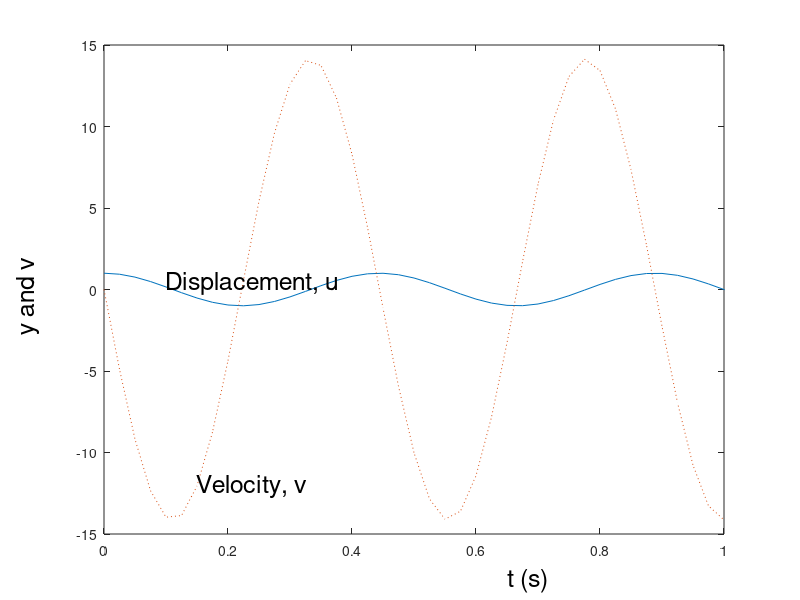

This chart was generated by the following MATLAB code:
% L10_9 same as f10_14
% Copyright S. Nakamura, 1995
figure(1)
set(gcf,'NumberTitle','off','Name',...
        'Figure 10.14; List 10.9')
clear,clf
M=0.5; k = 100; B=0; a = B/M;
b = k/M; n=0; t=0; h = 0.025;
y(:,1) = [1;0]; t(1)=0; % initial condition
M=[0,1; -b,-a];
while t<=1
 n=n+1;
  k1 = h*M*y(:,n);
  k2 = h*M*(y(:,n)+k1/2);
  k3 = h*M*(y(:,n)+k2/2);
  k4 = h*M*(y(:,n)+k3);
  y(:,n+1) = y(:,n) + (k1 + 2*k2 + 2*k3 + k4)/6;
  t(n+1) = n*h;
end
plot(t,y(1,:), '-', t,y(2,:),':');
h1=text(0.6513,  -17.8152,'t (s)');
set(h1,'FontSize',[18])
h2=text(-0.1247,  -3.1232, ' y and v');
set(h2,'FontSize',[18],'Rotation',[90])
text(t(5),y(1,5)+0.3,'Displacement, u','FontSize',[18])
text(t(7),y(2,7),'Velocity, v','FontSize',[18])
axis([0,1,-15,15])
%print x10_14fig.ps
